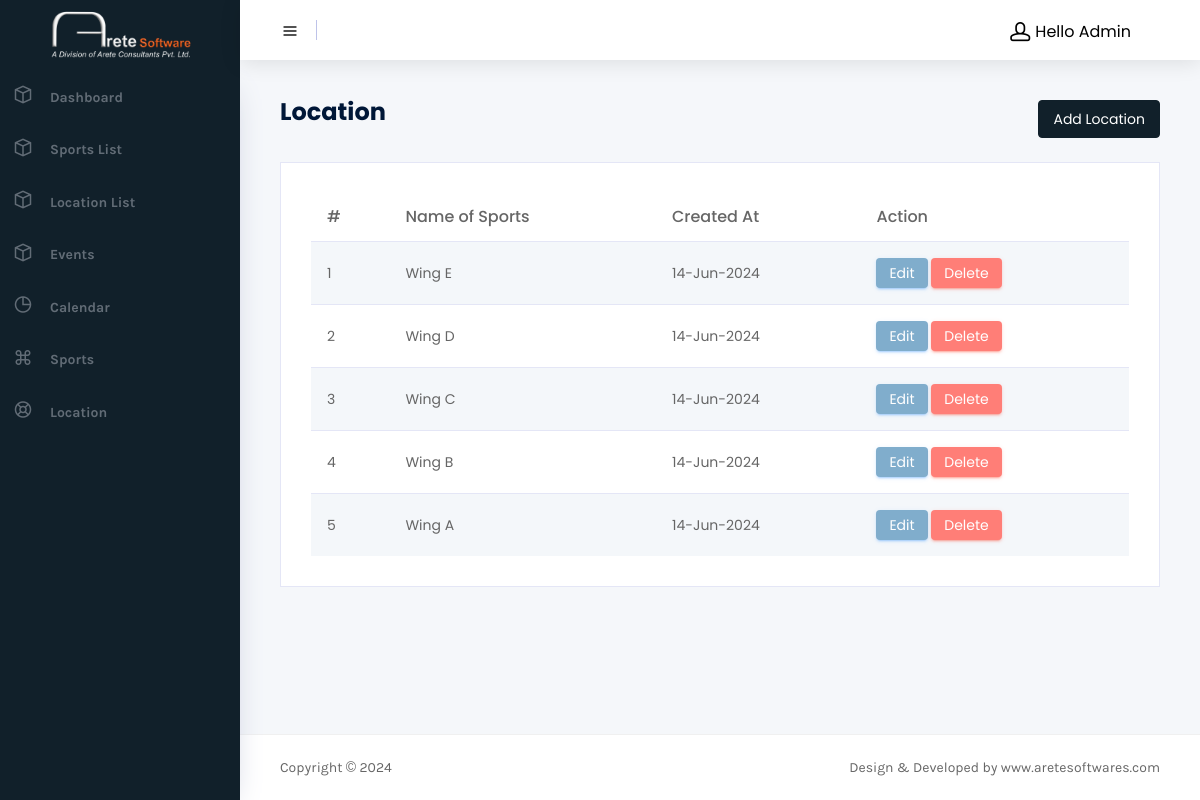
Page /MS-Dashboard/location-list.php (signed in) on the committed database.
### tables this page shows
CREATE TABLE `master_location` (
  `id` int(11) NOT NULL,
  `location_name` varchar(255) NOT NULL,
  `deletedstatus` int(11) NOT NULL DEFAULT 0,
  `updated_at` datetime DEFAULT NULL,
  `created_at` timestamp NOT NULL DEFAULT current_timestamp()
);

### MS-Dashboard/inc/function.php (called while the page is built, shortened)
<?php
function convert_string($action, $string)
{
 $output = '';
 $encrypt_method = "AES-256-CBC";
    $secret_key = 'vaUM777#$vaUM7$@57#$vaUM777#$vaUM7245#7#$';
    $secret_iv = 'www.narcoordindia.in';
    $key = hash('sha256', $secret_key);
 $initialization_vector = substr(hash('sha256', $secret_iv), 0, 16);
 if($string != '')
 {
  if($action == 'encrypt')
  {
   $output = openssl_encrypt($string, $encrypt_method, $key, 0, $initialization_vector);
   $output = base64_encode($output);
  }
 }
 return $output;
}
?>

### MS-Dashboard/location-list.php (the view, shortened to what this page needs)
<?php
    include('inc/function.php');
    include('inc/dbcon.php');
?>
<!DOCTYPE html>
<html lang="en">
<head>
    <link rel="stylesheet" href="vendors/mdi/css/materialdesignicons.min.css">
    <link rel="stylesheet" href="vendors/feather/feather.css">
    <link rel="stylesheet" href="vendors/base/vendor.bundle.base.css">
    <link rel="stylesheet" href="vendors/flag-icon-css/css/flag-icon.min.css" />
    <link rel="stylesheet" href="vendors/font-awesome/css/font-awesome.min.css">
    <link rel="stylesheet" href="vendors/jquery-bar-rating/fontawesome-stars-o.css">
    <link rel="stylesheet" href="vendors/jquery-bar-rating/fontawesome-stars.css">
    <link rel="stylesheet" href="css/style.css">
    <link rel="stylesheet" href="https://cdnjs.cloudflare.com/ajax/libs/sweetalert/2.1.2/sweetalert.min.css">
    <link rel="stylesheet" href="https://cdn.datatables.net/2.0.8/css/dataTables.dataTables.min.css">
</head>
<body>
    <div class="container-scroller">
        <?php include('inc/header.php'); ?>
        <div class="container-fluid page-body-wrapper">
            <?php include('inc/navbar.php'); ?>
            <div class="main-panel">
                <div class="content-wrapper">
                    <div class="row">
                        <div class="col-sm-9 mb-xl-0">
                            <h4 class="font-weight-bold text-dark mb-4">Location</h4>
                        </div>
                        <div class="col-sm-3 mb-xl-0 text-right pb-4">
                            <a  class="btn btn-primary" data-bs-toggle="modal" data-bs-target="#modalId" >Add Location</a>
                        </div>
                    </div>
                    <div class="tab-content m-tab">
                        <div id="week" class="tab-pane fade in active show" style="display: block;">
                            <div class="card">
                                <div class="card-body">
                                    <div class="table-responsive">
                                        <table class="table table-striped" id="sportsTable">
                                            <thead>
                                                <tr>
                                                    <th>#</th>
                                                    <th>Name of Sports</th>
                                                    <th>Created At</th>
                                                    <th>Action</th>
                                                </tr>
                                            </thead>
                                            <tbody>
                                                <?php
                                                    $FetchQuery = mysqli_query($db, "SELECT * FROM `master_location` WHERE deletedstatus='0' ORDER BY id DESC");
                                                    $count = 1 ;
                                                    while($read = mysqli_fetch_assoc($FetchQuery)){
                                                ?>
                                                <tr>
                                                    <td><?php echo $count; ?></td>
                                                    <td class="py-1"><?php echo $read['location_name'] ?></td>
                                                    <td><?php echo $date =  date("d-M-Y", strtotime($read['created_at'])) ?></td>
                                                    <td>
                                                    <a class="btn btn-info btn-sm" data-bs-toggle="modal" data-bs-target="#edit-modal-<?php echo $read['id']; ?>">Edit</a>
                                                        <button type="button" class="btn btn-danger btn-sm" onclick="confirmDeleteRecord('<?php echo convert_string('encrypt', $read['id']);?>');">Delete</button>
                                                    </td>
                                                </tr>
                                                <?php $count++; } ?>
                                            </tbody>
                                        </table>
                                    </div>
                                </div>
                            </div>
                        </div>
                    </div>
                </div>
                <?php include('inc/footer.php'); ?>
            </div>
        </div>
    </div>
</body>
</html>

### MS-Dashboard/inc/header.php (shortened to what this page needs)
<nav class="navbar col-lg-12 col-12 p-0 fixed-top d-flex flex-row">
    <div class="text-center navbar-brand-wrapper d-flex align-items-center justify-content-center">
      <a class="navbar-brand brand-logo" href="index.html"><img src="images/arete-logo.png" alt="logo" /></a>
    </div>
    <div class="navbar-menu-wrapper d-flex align-items-center justify-content-end">
      <button class="navbar-toggler navbar-toggler align-self-center" type="button" data-toggle="minimize">
        <span class="icon-menu"></span>
      </button>
      <ul class="navbar-nav navbar-nav-right">
        <li class="nav-item dropdown d-flex mr-4 ">
          <a class="nav-link count-indicator dropdown-toggle d-flex align-items-center justify-content-center"
            id="notificationDropdown" href="#" data-toggle="dropdown">
            <i class="icon-head"></i> <span style="margin-top: 5px; padding: 5px;">Hello <?php echo $_SESSION["AdminName"]; ?></span>
          </a>
        </li>
      </ul>
    </div>
  </nav>

### MS-Dashboard/inc/navbar.php
<nav class="sidebar sidebar-offcanvas" id="sidebar">
        <ul class="nav">
          <li class="nav-item">
            <a class="nav-link" href="dashboard">
              <i class="icon-box menu-icon"></i>
              <span class="menu-title">Dashboard</span>
            </a>
          </li>
          <li class="nav-item">
            <a class="nav-link" href="sports-list">
              <i class="icon-box menu-icon"></i>
              <span class="menu-title">Sports List</span>
            </a>
          </li>
          <li class="nav-item">
            <a class="nav-link" href="location-list">
              <i class="icon-box menu-icon"></i>
              <span class="menu-title">Location List</span>
            </a>
          </li>
          <li class="nav-item">
            <a class="nav-link" href="events">
              <i class="icon-box menu-icon"></i>
              <span class="menu-title">Events</span>
            </a>
          </li>
          <li class="nav-item">
            <a class="nav-link" href="calendar.html">
              <i class="icon-pie-graph menu-icon"></i>
              <span class="menu-title">Calendar</span>
            </a>
          </li>
          <li class="nav-item">
            <a class="nav-link" href="sports.html">
              <i class="icon-command menu-icon"></i>
              <span class="menu-title">Sports</span>
            </a>
          </li>
          <li class="nav-item">
            <a class="nav-link" href="venue.html">
              <i class="icon-help menu-icon"></i>
              <span class="menu-title">Location</span>
            </a>
          </li>
        </ul>
      </nav>

### MS-Dashboard/inc/footer.php
<footer class="footer">
          <div class="d-sm-flex justify-content-center justify-content-sm-between">
            <span class="text-muted d-block text-center text-sm-left d-sm-inline-block">Copyright © 2024</span>
            <span class="float-none float-sm-right d-block mt-1 mt-sm-0 text-center"> Design & Developed by www.aretesoftwares.com</span>
          </div>
        </footer>

### rows in the picture
master_location: location_name "Wing E", created_at "14-Jun-2024"
master_location: location_name "Wing D", created_at "14-Jun-2024"
master_location: location_name "Wing C", created_at "14-Jun-2024"
master_location: location_name "Wing B", created_at "14-Jun-2024"
master_location: location_name "Wing A", created_at "14-Jun-2024"

### other values in the picture
$_SESSION["AdminName"] "Admin"
